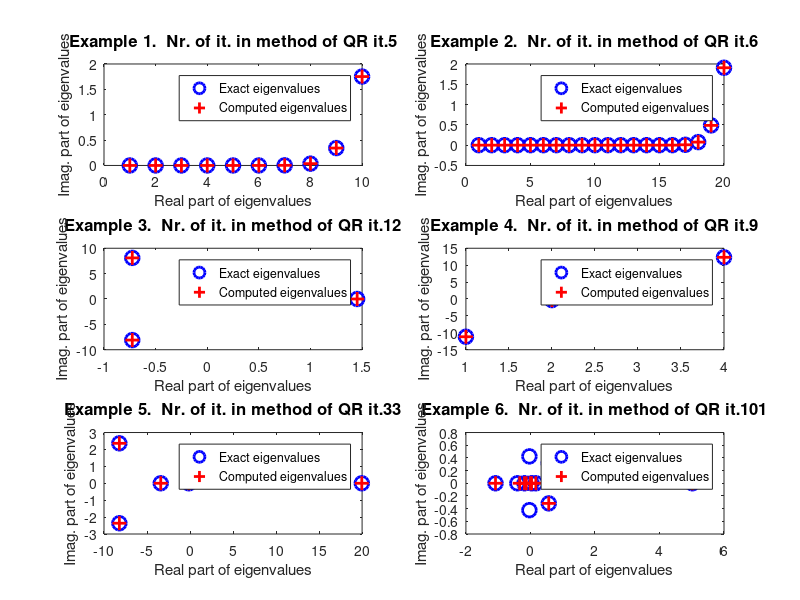

Here is the MATLAB script that generated this plot:
% ----------------------------------------
%  Method of  QR  iteration. This method reorganizes the method of
%  orthogonal iteration and is more efficient since it does not requires
%  assumption about distinct absolute eigenvalues of A.
% ----------------------------------------
clc
%  clear all
%  close all
eps = 1e-07;
fig = figure;
N=10;
for i =1:6
  if(i==1)
    n=N;
    A=hilb(N);
  elseif (i==2)
    n=20;
    A=hilb(20);
  elseif (i ==3)
    % Largest eigenvalue is complex
    n =3;
    A =[0 -5 2; 6 0 -12; 1 3 0];
  elseif (i==4)
    % Matrix has four real eigenvalues
    n =4;
    A=[3,7,8,9;5,-7,4,-7;1,-1,1,-1;9,3,2,5];
  elseif (i==5)
    n =5;
    %
    A=[3,7,8,9,12;5,-7,4,-7,8;1,1,-1,1,-1;4,3,2,1,7;9,3,2,5,4];
  elseif (i==6)
    n=N;
    A= rand(N,N);
  end
  
  lambda0= inf(n,1);
  count = 1;
  iter =1;
  
  % get  exact eigenvalues in sorted order
  exact_lambda = sort(eig(A));
  %********************************************************
  %%% Method of QR iteration
  
  for k = 1:100
    
    [Q,R] = qr(A);
    A= R*Q;
    
    %***************************************
    % %%%%%%%%% Find eigenvalues from Real Schur block
    j =2; count =1;
    eigs = zeros(1,n);
    while (j <=n)
      %real eigenvalues
      if(abs(A(j,j-1)) < 1e-10)
        eigs(j-1) =A(j -1,j -1);
        count= j -1;
      else
        % Complex  eigenvalues
        eigs(j-1: j)= eig(A(j -1:j,j -1:j));
        count =j;
        j=j +1;
      end
      j=j +1;
    end
    if(count < length(eigs))
      eigs(n)=A(n,n);
    end
    %*******************************
    
    computed_lambda = sort(eigs)';
    
    if(norm(abs(computed_lambda - lambda0 ))<eps )
      break ;
    end
    lambda0 = computed_lambda ;
    iter = iter + 1;
  end
  
  %***************************************
  str =['Comp. eig.:' num2str(computed_lambda')];
  str=[str, ', Ex. eig.:' num2str(exact_lambda',2)];
  str_xlabel = ['Example ',num2str(i), '.  Nr. of it. in method of QR it.', num2str(iter)];
  
  subplot (3,2,i)
  
  plot (exact_lambda,'o b','LineWidth',2,'Markersize',10)
  hold on
  plot (computed_lambda,'+ r','LineWidth',2, 'Markersize',10)
  
  % xlabel(str, 'fontsize',10)
  
  xlabel('Real part of eigenvalues');
  ylabel('Imag. part of eigenvalues');
  
  exact_lambda
  computed_lambda
  legend('Exact eigenvalues','Computed eigenvalues')
  
  title(str_xlabel,'fontsize',12)
end
